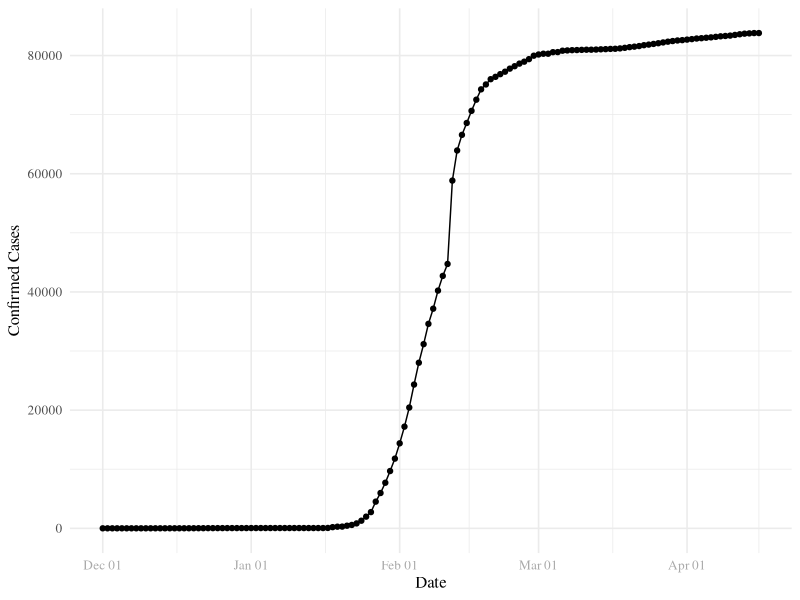
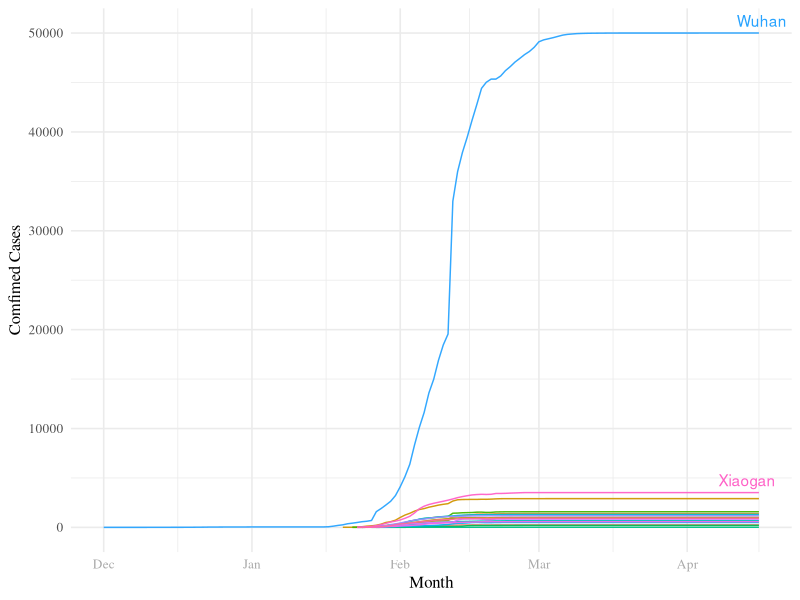
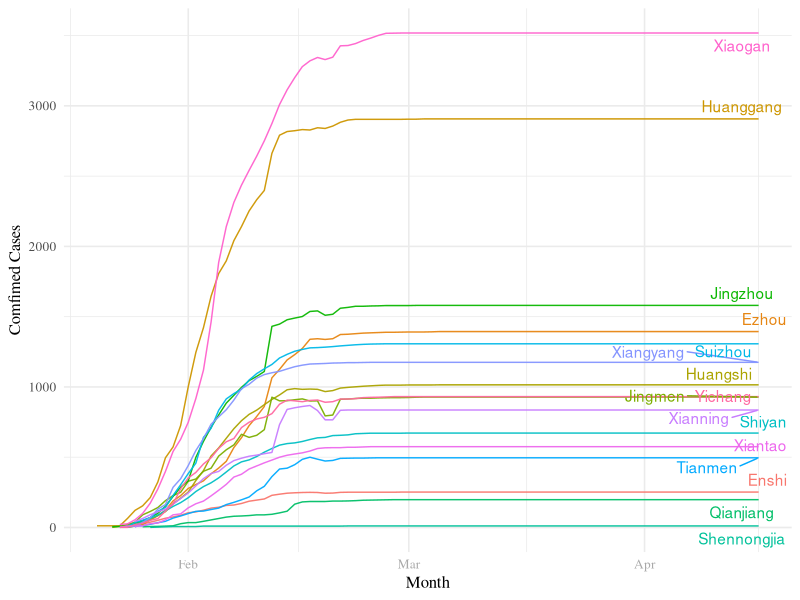
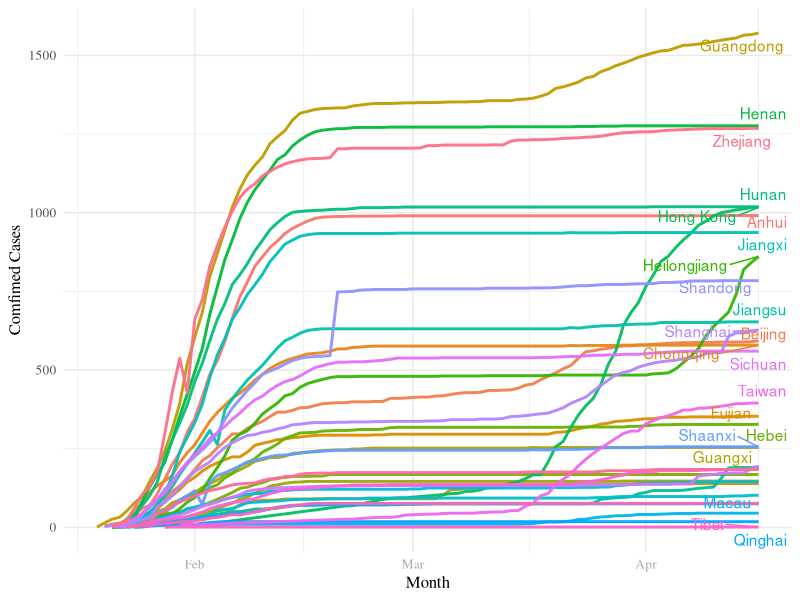
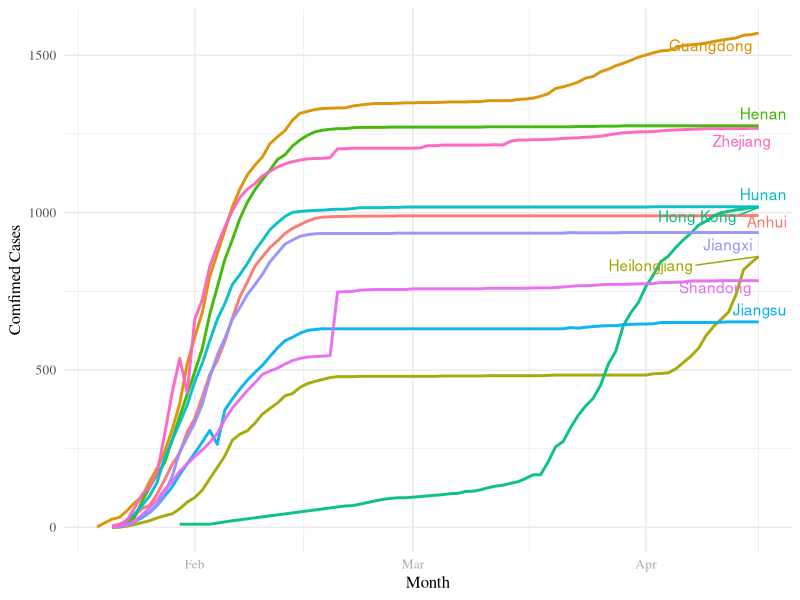
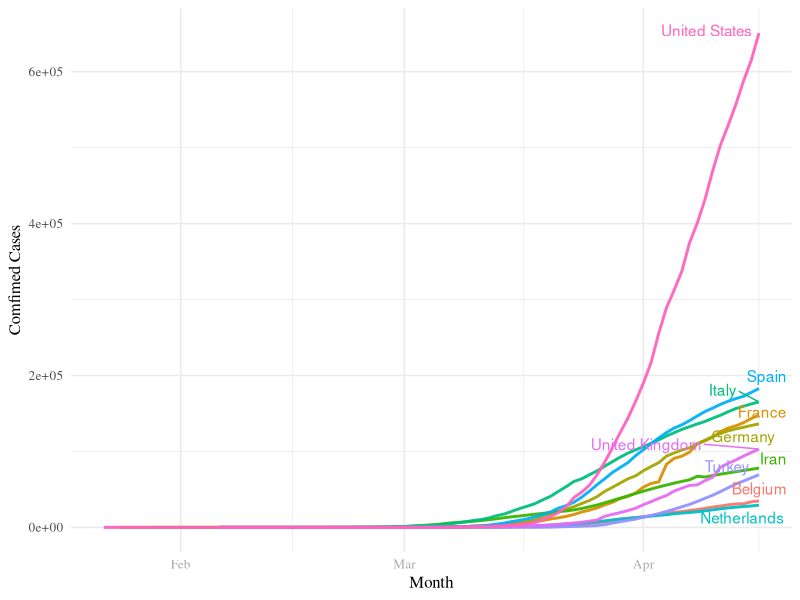

Reproduce these figures in R, in order.
## ---- chunk 1
knitr::opts_chunk$set(echo = TRUE)
## ---- chunk 2
library(lubridate)
require(dplyr)

#Import datasets
Historical_Global_processed <- read.csv("./Data/Processed/Historical_Global_processed.csv")
## ---- chunk 3
require(ggplot2)
#install.packages("ggrepel") 
require(ggrepel)

mytheme <- theme_minimal(base_size = 12, base_family = "Times") + 
  theme(axis.text.x = element_text(color = "DarkGrey"),
        legend.position = "top") 
theme_set(mytheme)

## ---- chunk 4
#Selsct data from China
Historical_China = Historical_Global_processed[Historical_Global_processed$country == 'China',]
head(Historical_China)

# Change date column to date
Historical_China$time <- as.Date(Historical_China$time, format = "%Y-%m-%d") 
class(Historical_China$time)

# Create a ggplot depicting cases incereasing over time
China_Trend <- 
  ggplot(Historical_China, aes(x=time, y=cum_confirm)) +
  geom_point() +
  geom_line() +
  labs(x = "Date", 
       y = "Confirmed Cases") + 
  scale_x_date(date_labels = "%b %d")

print(China_Trend)

## ---- chunk 5
#Import datasets
Historical_China_processed <- read.csv("./Data/Processed/Historical_China_processed.csv",header = TRUE)

head(Historical_China_processed)
str(Historical_China_processed)

# Change date column to date
Historical_China_processed$time <- as.Date(Historical_China_processed$time, format = "%m/%d/%y") 
head(Historical_China_processed)
class(Historical_China_processed$time)

## ---- chunk 6
# Select Hubei province data
Historical_Hubei = Historical_China_processed[Historical_China_processed$province == 'Hubei',]
head(Historical_Hubei)

# Group by Hubei cities
Historical_HubeiCityV2 <- Historical_Hubei %>%
  filter(city!= "Location TBD") %>%
  group_by(time,city) %>%
  summarise(total_confirm = sum(cum_confirm))
## ---- chunk 7
# Create a ggplot depicting cases incereasing over time
HubeiCity_Trend <- ggplot(Historical_HubeiCityV2, aes(x=time, y=total_confirm, color=city)) +
    geom_line(alpha = 0.95, size = 0.5) +
    geom_text_repel(aes(label=city),
                    function(Historical_HubeiCityV2) 
                      Historical_HubeiCityV2[Historical_HubeiCityV2$time == as.Date("2020-04-16"),])+
    mytheme +
    theme(legend.position = "none") +
    labs(x=expression(paste("Month"))) + 
    labs(y=expression(paste("Comfimed Cases")))+
    labs(color="city")

print(HubeiCity_Trend)
## ---- chunk 8
# Group by Hubei cities
Historical_HubeiCityV3 <- Historical_Hubei %>%
  filter(city!= "Location TBD" & city!= "Wuhan") %>%
  group_by(time,city) %>%
  summarise(total_confirm = sum(cum_confirm))

# Create a ggplot depicting cases incereasing over time
HubeiCity_Trend <- ggplot(Historical_HubeiCityV3, aes(x=time, y=total_confirm, color=city)) +
    geom_line(alpha = 0.95, size = 0.5) +
    geom_text_repel(aes(label=city),
                    function(Historical_HubeiCityV3) 
                      Historical_HubeiCityV3[Historical_HubeiCityV3$time == as.Date("2020-04-16"),])+
    mytheme +
    theme(legend.position = "none") +
    labs(x=expression(paste("Month"))) + 
    labs(y=expression(paste("Comfimed Cases")))+
    labs(color="city")

print(HubeiCity_Trend)
## ---- chunk 9
# Remove Hubei province data
Historical_ChinaProvince = Historical_China_processed[Historical_China_processed$province != 'Hubei',]
head(Historical_ChinaProvince)

Historical_ChinaProvinceV2 <- Historical_ChinaProvince %>%
  group_by(time,province) %>%
  summarise(total_confirm = sum(cum_confirm))
## ---- chunk 10
# Create a ggplot depicting cases incereasing over time
ChinaProvince_Trend <- ggplot(Historical_ChinaProvinceV2, aes(x=time, y=total_confirm, color=province)) +
    geom_line(alpha = 0.95, size = 1) +
    geom_text_repel(aes(label=province),
                    function(Historical_ChinaProvinceV2) 
                      Historical_ChinaProvinceV2[Historical_ChinaProvinceV2$time == as.Date("2020-04-16"),])+
    mytheme +
    theme(legend.position = "none") +
    labs(x=expression(paste("Month"))) + 
    labs(y=expression(paste("Comfimed Cases")))+
    labs(color="province")

print(ChinaProvince_Trend)
## ---- chunk 11
# Filter out the top ten provinces with the highest number of diagnoses (except Hubei)
TopTen_provinces <- Historical_ChinaProvinceV2 %>% 
  filter(time >= as.Date("2020-04-16")) %>%
  top_n(10, total_confirm) %>%
  arrange(desc(total_confirm)) 

TopTen_provinces <- pull(TopTen_provinces, province)

TenProvinces_China <- filter(Historical_ChinaProvinceV2, province %in% TopTen_provinces) %>%
  arrange(desc(total_confirm))
TopTen_provinces
## ---- chunk 12
# Draw plot
TenProvince_trend <- ggplot(TenProvinces_China, aes(x = time, y =total_confirm, color=province)) +
    geom_line(alpha = 0.95, size = 1) +
    geom_text_repel(aes(label=province),
                    function(Historical_ChinaProvinceV2) 
                      Historical_ChinaProvinceV2[Historical_ChinaProvinceV2$time == as.Date("2020-04-16"),])+
    mytheme +
    theme(legend.position = "none") +
    labs(x=expression(paste("Month"))) + 
    labs(y=expression(paste("Comfimed Cases")))+
    labs(color="province")

print(TenProvince_trend)
## ---- chunk 13
# Check on data frame
head(Historical_Global_processed)
str(Historical_Global_processed)

# Change date column to date
Historical_Global_processed$time <- as.Date(Historical_Global_processed$time, format = "%Y-%m-%d") 
class(Historical_Global_processed$time)

# Remove China data
Historical_Global = Historical_Global_processed[Historical_Global_processed$country != 'China',]
head(Historical_Global)

# Filter out the top ten countries with the highest number of diagnoses (except China)
TopTen_countries <- Historical_Global %>% 
  filter(time >= as.Date("2020-04-16")) %>%
  top_n(10, cum_confirm) %>%
  arrange(desc(cum_confirm)) 

# Selects a column in a data frame and transforms it into a vector
TopTen_countries <- pull(TopTen_countries, country)

Historical_TopTen <- filter(Historical_Global, country %in% TopTen_countries) %>%
  arrange(desc(cum_confirm))
str(Historical_TopTen)

## ---- chunk 14

# Draw plot
TenCountries <- ggplot(Historical_TopTen, aes(x = time, y =cum_confirm, color=country)) +
    geom_line(alpha = 0.95, size = 1) +
    geom_text_repel(aes(label=country),
                    function(Historical_TopTen) 
                      Historical_TopTen[Historical_TopTen$time == as.Date("2020-04-16"),])+
    mytheme +
    theme(legend.position = "none") +
    labs(x=expression(paste("Month"))) + 
    labs(y=expression(paste("Comfimed Cases")))+
    labs(color="Country")

print(TenCountries)
